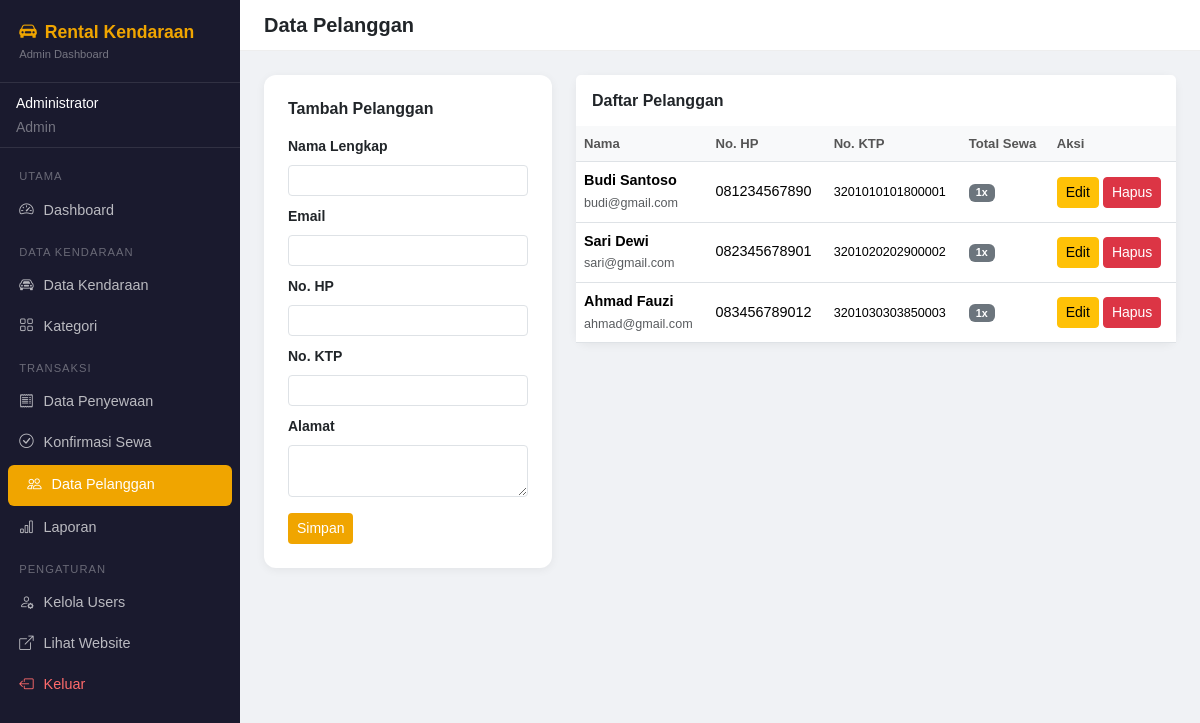
/backend/pelanggan.php (signed in), run on the app's committed database.
### tables this page shows
CREATE TABLE IF NOT EXISTS pelanggan (
    id INT AUTO_INCREMENT PRIMARY KEY,
    nama VARCHAR(100) NOT NULL,
    email VARCHAR(100),
    no_hp VARCHAR(20) NOT NULL,
    no_ktp VARCHAR(30) NOT NULL,
    alamat TEXT,
    created_at TIMESTAMP DEFAULT CURRENT_TIMESTAMP
);

### backend/pelanggan.php (the view, shortened to what this page needs)
<?php
require_once '../config/database.php';
$list = $conn->query("
    SELECT pl.*, COUNT(p.id) as total_sewa
    FROM pelanggan pl
    LEFT JOIN penyewaan p ON pl.id = p.pelanggan_id
    GROUP BY pl.id
    ORDER BY pl.created_at DESC
");
$editData = null;
?>
<?php include 'includes/header.php'; ?>
<?php include 'includes/sidebar.php'; ?>
<div class="main-content">
    <div class="topbar"><h5 class="mb-0 fw-bold">Data Pelanggan</h5></div>
    <div class="content-area">
        <div class="row g-4">
            <div class="col-md-4">
                <div class="card page-card p-4">
                    <h6 class="fw-bold mb-3"><?= $editData ? 'Edit Pelanggan' : 'Tambah Pelanggan' ?></h6>
                    <form method="POST">
                        <div class="mb-2">
                            <label class="form-label small fw-semibold">Nama Lengkap</label>
                            <input type="text" name="nama" class="form-control form-control-sm"
                                   value="<?= htmlspecialchars($editData['nama'] ?? '') ?>" required>
                        </div>
                        <div class="mb-2">
                            <label class="form-label small fw-semibold">Email</label>
                            <input type="email" name="email" class="form-control form-control-sm"
                                   value="<?= htmlspecialchars($editData['email'] ?? '') ?>">
                        </div>
                        <div class="mb-2">
                            <label class="form-label small fw-semibold">No. HP</label>
                            <input type="text" name="no_hp" class="form-control form-control-sm"
                                   value="<?= htmlspecialchars($editData['no_hp'] ?? '') ?>" required>
                        </div>
                        <div class="mb-2">
                            <label class="form-label small fw-semibold">No. KTP</label>
                            <input type="text" name="no_ktp" class="form-control form-control-sm"
                                   value="<?= htmlspecialchars($editData['no_ktp'] ?? '') ?>" required>
                        </div>
                        <div class="mb-3">
                            <label class="form-label small fw-semibold">Alamat</label>
                            <textarea name="alamat" class="form-control form-control-sm" rows="2"><?= htmlspecialchars($editData['alamat'] ?? '') ?></textarea>
                        </div>
                        <div class="d-flex gap-2">
                            <button type="submit" class="btn btn-sm text-white" style="background:#f0a500;"><?= $editData ? 'Update' : 'Simpan' ?></button>
                        </div>
                    </form>
                </div>
            </div>
            <div class="col-md-8">
                <div class="card page-card">
                    <div class="card-header bg-white border-0 py-3">
                        <h6 class="mb-0 fw-bold">Daftar Pelanggan</h6>
                    </div>
                    <div class="table-responsive">
                        <table class="table table-hover mb-0">
                            <thead>
                                <tr>
                                    <th>Nama</th>
                                    <th>No. HP</th>
                                    <th>No. KTP</th>
                                    <th>Total Sewa</th>
                                    <th>Aksi</th>
                                </tr>
                            </thead>
                            <tbody>
                                <?php while ($row = $list->fetch_assoc()): ?>
                                <tr>
                                    <td>
                                        <div class="fw-semibold"><?= htmlspecialchars($row['nama']) ?></div>
                                        <small class="text-muted"><?= $row['email'] ?></small>
                                    </td>
                                    <td><?= $row['no_hp'] ?></td>
                                    <td><small><?= $row['no_ktp'] ?></small></td>
                                    <td><span class="badge bg-secondary"><?= $row['total_sewa'] ?>x</span></td>
                                    <td>
                                        <a href="pelanggan.php?aksi=edit&id=<?= $row['id'] ?>" class="btn btn-sm btn-warning">Edit</a>
                                        <a href="pelanggan.php?aksi=hapus&id=<?= $row['id'] ?>"
                                           class="btn btn-sm btn-danger"
                                           onclick="return confirm('Hapus pelanggan ini?')">Hapus</a>
                                    </td>
                                </tr>
                                <?php endwhile; ?>
                            </tbody>
                        </table>
                    </div>
                </div>
            </div>
        </div>
    </div>
</div>
<?php include 'includes/footer.php'; ?>

### backend/includes/header.php (style rules this page uses)
body { background-color: #f0f2f5; font-family: sans-serif; }
.main-content { margin-left: 240px; min-height: 100vh; }
.topbar { background: #fff; padding: 0.8rem 1.5rem; border-bottom: 1px solid #eee; position: sticky; top: 0; z-index: 900; }
.content-area { padding: 1.5rem; }
.table thead th { background: #f8f9fa; font-size: 0.82rem; font-weight: 600; color: #555; }
.table td { vertical-align: middle; font-size: 0.9rem; }
.page-card { background: #fff; border-radius: 12px; border: none; box-shadow: 0 2px 10px rgba(0,0,0,0.06); }

### data on the page
pelanggan: nama "Budi Santoso", email "budi@gmail.com", no_hp "081234567890", no_ktp "3201010101800001", total_sewa "1"
pelanggan: nama "Sari Dewi", email "sari@gmail.com", no_hp "082345678901", no_ktp "3201020202900002", total_sewa "1"
pelanggan: nama "Ahmad Fauzi", email "ahmad@gmail.com", no_hp "083456789012", no_ktp "3201030303850003", total_sewa "1"

### other printed values
$_SESSION['user_name'] "Administrator"
$_SESSION['user_role'] "Admin"
